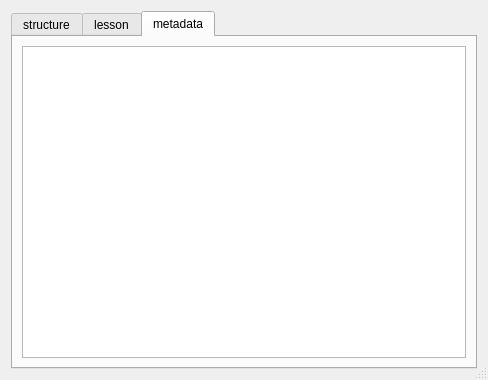
<?xml version="1.0" encoding="UTF-8"?>
<ui version="4.0">
 <class>XMLInspector</class>
 <widget class="QDialog" name="XMLInspector">
  <property name="geometry">
   <rect>
    <x>0</x>
    <y>0</y>
    <width>488</width>
    <height>380</height>
   </rect>
  </property>
  <property name="windowTitle">
   <string notr="true">XML Inspector</string>
  </property>
  <property name="sizeGripEnabled">
   <bool>true</bool>
  </property>
  <layout class="QVBoxLayout" name="verticalLayout">
   <item>
    <widget class="QTabWidget" name="tw_xmls">
     <property name="currentIndex">
      <number>2</number>
     </property>
     <widget class="QWidget" name="structure_tab">
      <attribute name="title">
       <string notr="true">structure</string>
      </attribute>
      <layout class="QVBoxLayout" name="verticalLayout_2">
       <item>
        <widget class="QTextBrowser" name="tb_structure">
         <property name="font">
          <font>
           <family>Consolas</family>
          </font>
         </property>
         <property name="html">
          <string>&lt;!DOCTYPE HTML PUBLIC &quot;-//W3C//DTD HTML 4.0//EN&quot; &quot;http://www.w3.org/TR/REC-html40/strict.dtd&quot;&gt;
&lt;html&gt;&lt;head&gt;&lt;meta name=&quot;qrichtext&quot; content=&quot;1&quot; /&gt;&lt;meta charset=&quot;utf-8&quot; /&gt;&lt;style type=&quot;text/css&quot;&gt;
p, li { white-space: pre-wrap; }
hr { height: 1px; border-width: 0; }
li.unchecked::marker { content: &quot;\2610&quot;; }
li.checked::marker { content: &quot;\2612&quot;; }
&lt;/style&gt;&lt;/head&gt;&lt;body style=&quot; font-family:'Consolas'; font-size:9pt; font-weight:400; font-style:normal;&quot;&gt;
&lt;p style=&quot;-qt-paragraph-type:empty; margin-top:0px; margin-bottom:0px; margin-left:0px; margin-right:0px; -qt-block-indent:0; text-indent:0px; font-size:8pt;&quot;&gt;&lt;br /&gt;&lt;/p&gt;&lt;/body&gt;&lt;/html&gt;</string>
         </property>
         <property name="textInteractionFlags">
          <set>Qt::TextInteractionFlag::TextSelectableByMouse</set>
         </property>
         <property name="openLinks">
          <bool>false</bool>
         </property>
        </widget>
       </item>
      </layout>
     </widget>
     <widget class="QWidget" name="lesson_tab">
      <attribute name="title">
       <string notr="true">lesson</string>
      </attribute>
      <layout class="QVBoxLayout" name="verticalLayout_3">
       <item>
        <widget class="QTextBrowser" name="tb_lesson">
         <property name="font">
          <font>
           <family>Consolas</family>
          </font>
         </property>
        </widget>
       </item>
      </layout>
     </widget>
     <widget class="QWidget" name="metadata_tab">
      <attribute name="title">
       <string notr="true">metadata</string>
      </attribute>
      <layout class="QVBoxLayout" name="verticalLayout_4">
       <item>
        <widget class="QTextBrowser" name="tb_metadata"/>
       </item>
      </layout>
     </widget>
    </widget>
   </item>
  </layout>
 </widget>
 <resources/>
 <connections/>
</ui>
